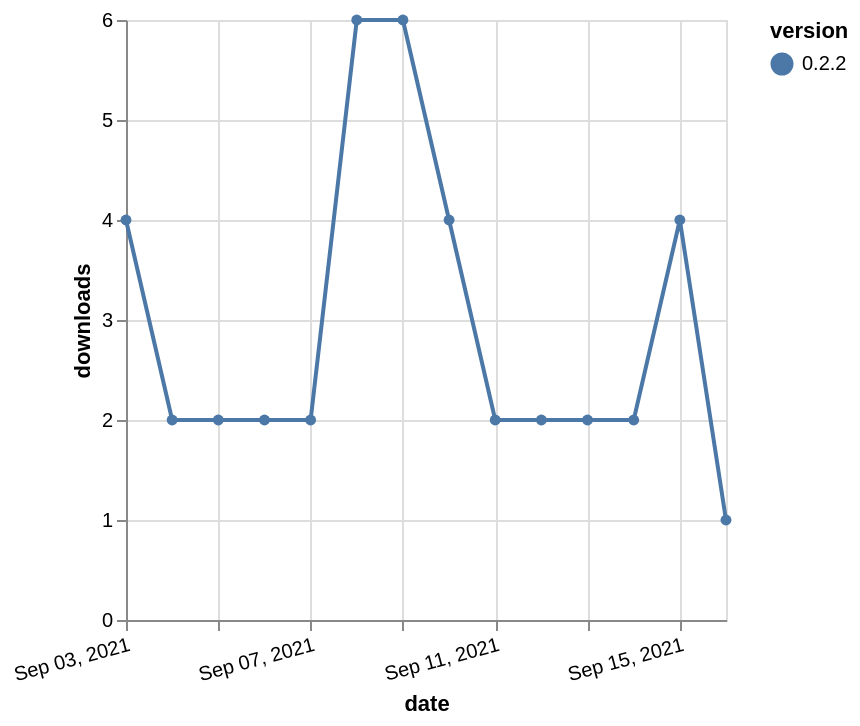

Describe this chart as a Vega-Lite specification.
### Vega-Lite specification from a JSON file in a GitHub repository (floating-point values rounded to 4 significant figures)
{"$schema": "https://vega.github.io/schema/vega-lite/v5.json", "description": "A simple bar chart with embedded data.", "data": {"values": [{"date": "2021-09-03", "total": 10370, "delta": 4, "version": "0.2.2"}, {"date": "2021-09-04", "total": 10372, "delta": 2, "version": "0.2.2"}, {"date": "2021-09-05", "total": 10374, "delta": 2, "version": "0.2.2"}, {"date": "2021-09-06", "total": 10376, "delta": 2, "version": "0.2.2"}, {"date": "2021-09-07", "total": 10378, "delta": 2, "version": "0.2.2"}, {"date": "2021-09-08", "total": 10384, "delta": 6, "version": "0.2.2"}, {"date": "2021-09-09", "total": 10390, "delta": 6, "version": "0.2.2"}, {"date": "2021-09-10", "total": 10394, "delta": 4, "version": "0.2.2"}, {"date": "2021-09-11", "total": 10396, "delta": 2, "version": "0.2.2"}, {"date": "2021-09-12", "total": 10398, "delta": 2, "version": "0.2.2"}, {"date": "2021-09-13", "total": 10400, "delta": 2, "version": "0.2.2"}, {"date": "2021-09-14", "total": 10402, "delta": 2, "version": "0.2.2"}, {"date": "2021-09-15", "total": 10406, "delta": 4, "version": "0.2.2"}, {"date": "2021-09-16", "total": 10407, "delta": 1, "version": "0.2.2"}]}, "width": "container", "mark": {"type": "line", "point": {"filled": true}}, "encoding": {"x": {"field": "date", "type": "temporal", "timeUnit": "yearmonthdate", "title": "date", "axis": {"labelAngle": -15}}, "y": {"field": "delta", "type": "quantitative", "title": "downloads"}, "color": {"field": "version", "type": "nominal"}, "tooltip": {"field": "delta"}}}
